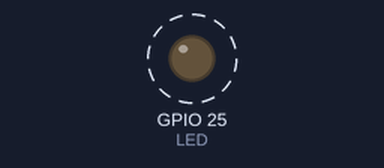
A sketch run on a simulated ESP32. On the bench: output pins drawn as LEDs (lit = HIGH). Dashed ring = blinking.

Above: at 0.2 s.
Timing chart, 0 to 3.0 s (numbered marks = the images above):
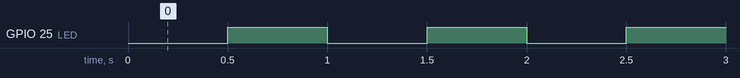

The sketch:

led_blink.ino
```cpp
/*
 Przykład przedstawiający miganie wbudowaną diodą.

 Funkcja pinMode oraz digitalWrite może się przydać przy sterowaniu silników.
*/

// wbudowana w pico dioda LED na pinie 25
#define LED 25

void setup() {
  // put your setup code here, to run once:

  // ustawienie pinu LED jako wyjście

  pinMode(LED,OUTPUT);

  //ustawienie pinu LED w stan wysoki (równoważne z zapaleniem diody)
  digitalWrite(LED,HIGH);

  //ustawienie pinu LED w stan niski (równoważne z zgaszeniem diody)
  //digitalWrite(LED,LOW);

}

void loop() {
  // put your main code here, to run repeatedly:

  //gasi i zapalaj diodę co 500ms

  //odczytaj stan na pinie LED
  if(digitalRead(LED)==HIGH)
  {
    digitalWrite(LED,LOW);
  }
  else
  {
    digitalWrite(LED,HIGH);
  }

  //Alternatywnie:
  //digitalWrite(LED,!digitalRead(LED));

  //czekaj 500 ms
  delay(500);
}
```

Measured:
- by itself, GPIO 25 (LED): alternates HIGH for 0.50 s and LOW for 0.50 s
